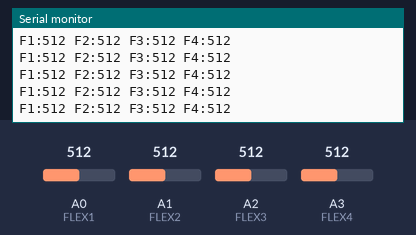
A sketch run on a simulated Arduino Uno, built with avr-gcc and run on an emulated ATmega328P. On the bench: the last lines printed to the serial monitor. Inputs (shaded band) come from the test bench; at power-on: A0 (FLEX1) = 512, A1 (FLEX2) = 512, A2 (FLEX3) = 512, A3 (FLEX4) = 512. Storage starts empty.

Above: at 1.2 s.
1.3 s: A0 (FLEX1) set to 716
At 1.59 s:
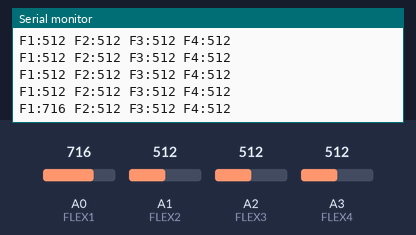
2.8 s: A1 (FLEX2) set to 716
At 2.99 s:
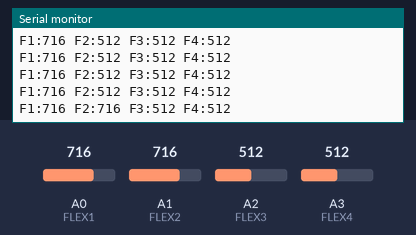
4.3 s: A2 (FLEX3) set to 716
At 4.4 s:
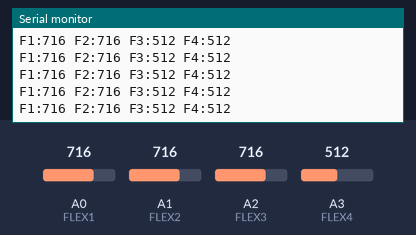
5.8 s: A3 (FLEX4) set to 716
At 5.81 s:
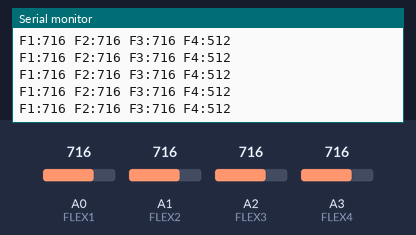
7.3 s: A0 (FLEX1) set to 992
At 7.42 s:
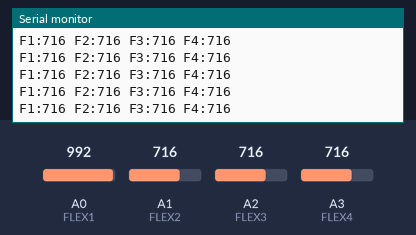
10.3 s: A1 (FLEX2) set to 992
At 10.44 s:
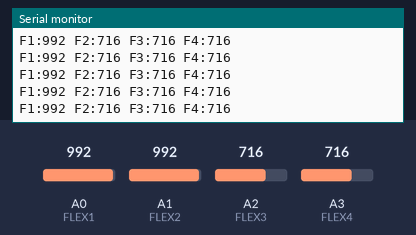
Timing chart, 0 to 13.3 s (numbered marks = the images above; inputs shaded):
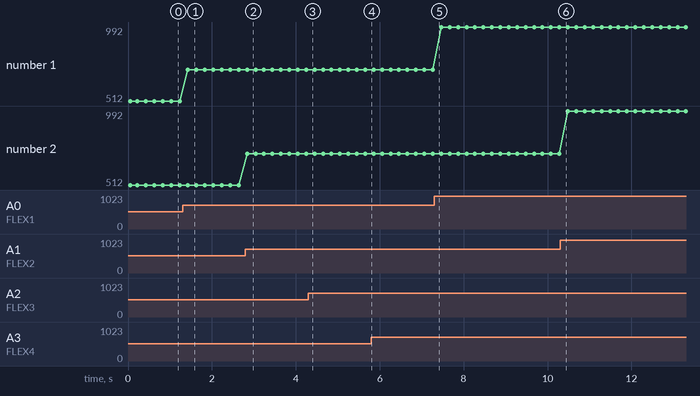

Measured:
- after the input at 1.3 s, the serial monitor: prints a new line after 0.13 s (image 1)
- after the input at 2.8 s, the serial monitor: prints a new line at once (image 2)
- plotted number 1: 512 → 716 after the input at 1.3 s, 716 → 992 after the input at 7.3 s

The sketch:

artificial_speaking_hand.ino
```cpp
#include <SD.h>
#include <TMRpcm.h>
#include <SPI.h>

TMRpcm audio;

// Pin definitions
#define SD_CS 4       // Chip select for SD card
#define SPEAKER_PIN 9 // Speaker output (PWM)

// Flex sensor pins
#define FLEX1 A0
#define FLEX2 A1
#define FLEX3 A2
#define FLEX4 A3

// Threshold values (adjust after calibration)
int th1 = 130;
int th2 = 130;
int th3 = 130;
int th4 = 130;

// State tracking to avoid repeating same sound
int lastGesture = 0;

void setup() {
  Serial.begin(9600);

  // Setup SD card
  if (!SD.begin(SD_CS)) {
    Serial.println("SD initialization failed!");
    while (1);
  }
  Serial.println("SD OK");

  // Setup audio
  audio.speakerPin = SPEAKER_PIN;
  audio.setVolume(5);  // 0–7 (lower = quieter, cleaner)

  // Flex sensors as inputs
  pinMode(FLEX1, INPUT);
  pinMode(FLEX2, INPUT);
  pinMode(FLEX3, INPUT);
  pinMode(FLEX4, INPUT);

  Serial.println("Smart Speaking Hand Ready");
}

void loop() {
  // Read flex sensors
  int f1 = analogRead(FLEX1);
  int f2 = analogRead(FLEX2);
  int f3 = analogRead(FLEX3);
  int f4 = analogRead(FLEX4);

  // Debugging
  Serial.print("F1:"); Serial.print(f1);
  Serial.print(" F2:"); Serial.print(f2);
  Serial.print(" F3:"); Serial.print(f3);
  Serial.print(" F4:"); Serial.println(f4);

  int gesture = detectGesture(f1, f2, f3, f4);

  if (gesture != 0 && gesture != lastGesture) {
    playGesture(gesture);
    lastGesture = gesture;
  }

  delay(200); // small debounce delay
}

// Detect gesture based on flex thresholds
int detectGesture(int f1, int f2, int f3, int f4) {
  if (f1 > th1 && f2 < th2 && f3 < th3 && f4 < th4) {
    return 1; // Gesture 1
  }
  else if (f1 < th1 && f2 > th2 && f3 < th3 && f4 < th4) {
    return 2; // Gesture 2
  }
  else if (f1 < th1 && f2 < th2 && f3 > th3 && f4 < th4) {
    return 3; // Gesture 3
  }
  else if (f1 < th1 && f2 < th2 && f3 < th3 && f4 > th4) {
    return 4; // Gesture 4
  }
  else {
    return 0; // No valid gesture
  }
}

// Play the corresponding audio file
void playGesture(int gesture) {
  switch (gesture) {
    case 1:
      audio.play("1.wav"); // Please give me water
      break;
    case 2:
      audio.play("2.wav"); // I need help
      break;
    case 3:
      audio.play("3.wav"); // Call my family
      break;
    case 4:
      audio.play("4.wav"); // Thank you
      break;
  }
}
```
